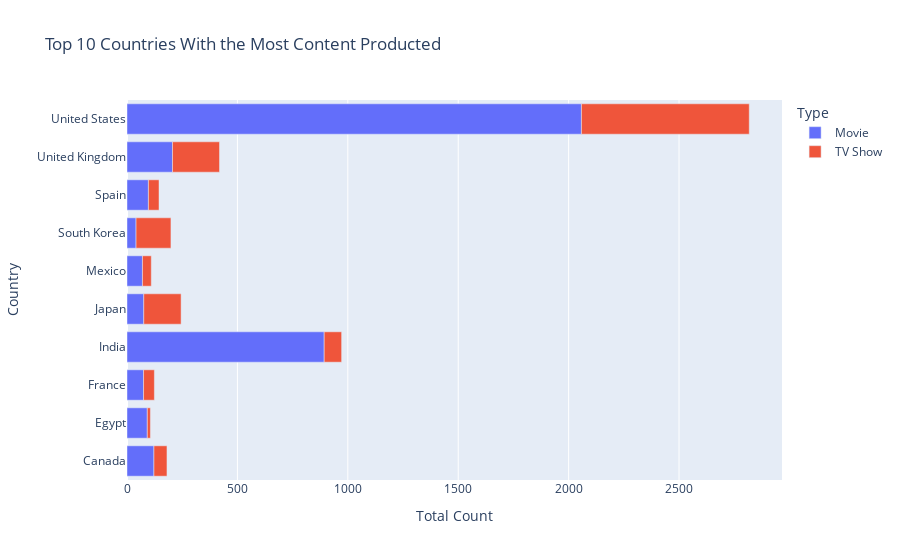

The cell this chart's notebook holds for it:
### Code cell
country_counts = df4.groupby('Country')['Total Count'].sum().reset_index()
top_countries = country_counts.nlargest(10, 'Total Count')['Country']
df4 = df4[df4['Country'].isin(top_countries)]

barChart3 = px.bar(df4, x="Total Count", y="Country", color="Type", title="Top 10 Countries With the Most Content Producted")
barChart3.show()

### Figure 1 — Plotly figure (JSON) as saved in the notebook; plotly's stock layout.template omitted (floating-point values rounded to 4 significant figures)
{"data": [{"alignmentgroup": "True", "hovertemplate": "Type=Movie<br>Total Count=%{x}<br>Country=%{y}<extra></extra>", "legendgroup": "Movie", "marker": {"color": "#636efa", "pattern": {"shape": ""}}, "name": "Movie", "offsetgroup": "Movie", "orientation": "h", "showlegend": true, "textposition": "auto", "type": "bar", "x": [122, 92, 75, 893, 76, 70, 41, 97, 206, 2058], "xaxis": "x", "y": ["Canada", "Egypt", "France", "India", "Japan", "Mexico", "South Korea", "Spain", "United Kingdom", "United States"], "yaxis": "y"}, {"alignmentgroup": "True", "hovertemplate": "Type=TV Show<br>Total Count=%{x}<br>Country=%{y}<extra></extra>", "legendgroup": "TV Show", "marker": {"color": "#EF553B", "pattern": {"shape": ""}}, "name": "TV Show", "offsetgroup": "TV Show", "orientation": "h", "showlegend": true, "textposition": "auto", "type": "bar", "x": [59, 14, 49, 79, 169, 40, 158, 48, 213, 760], "xaxis": "x", "y": ["Canada", "Egypt", "France", "India", "Japan", "Mexico", "South Korea", "Spain", "United Kingdom", "United States"], "yaxis": "y"}], "layout": {"barmode": "relative", "legend": {"title": {"text": "Type"}, "tracegroupgap": 0}, "title": {"text": "Top 10 Countries With the Most Content Producted"}, "xaxis": {"anchor": "y", "domain": [0, 1], "title": {"text": "Total Count"}}, "yaxis": {"anchor": "x", "domain": [0, 1], "title": {"text": "Country"}}}}
